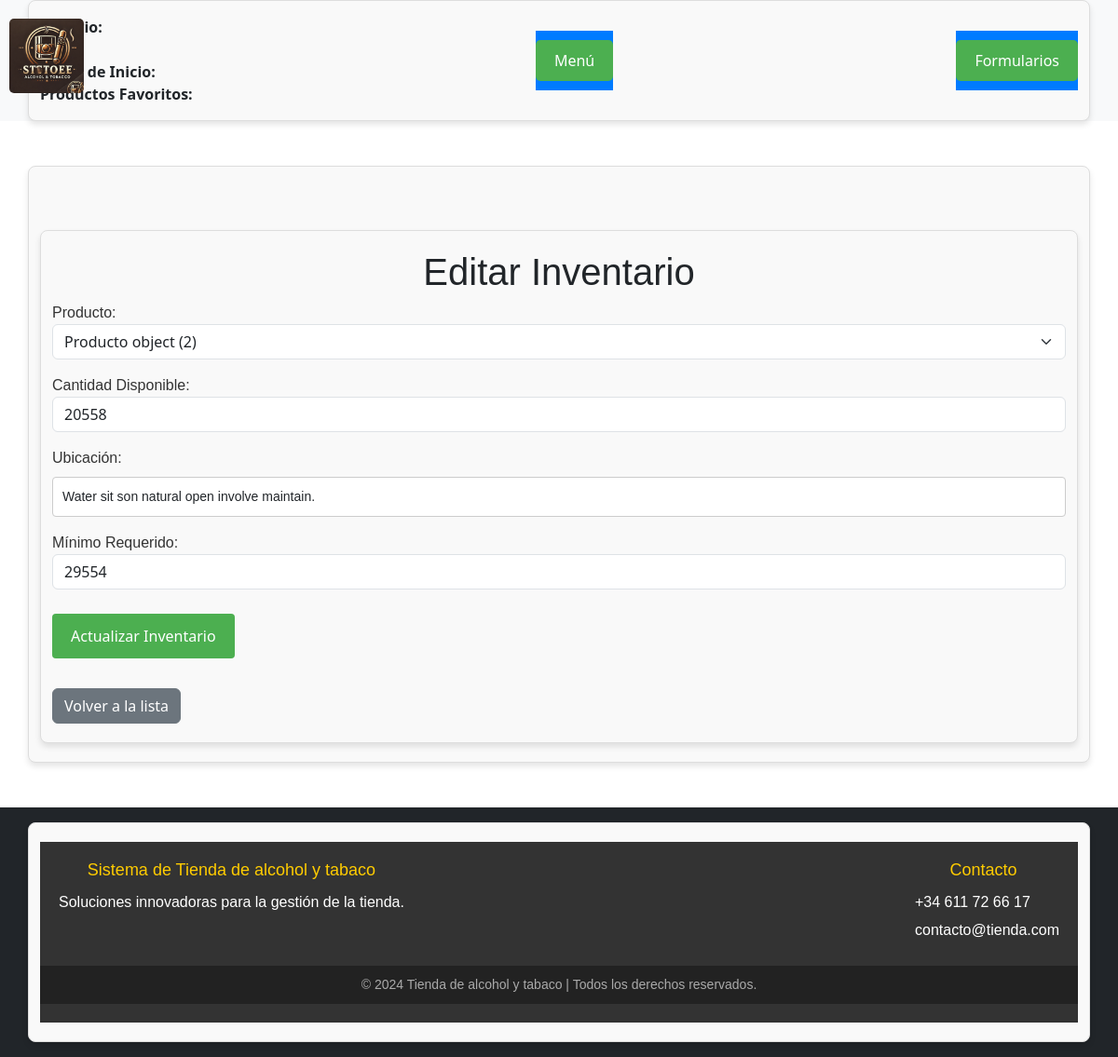
Screenshot of /inventarios/editar_inventario/1/ with the database file from the repository.
### tienda/models.py (models this page shows)
class Inventario(models.Model):
    producto = models.OneToOneField(Producto, on_delete=models.CASCADE)
    cantidad_disponible = models.IntegerField(verbose_name="Cantidad en inventario")
    ubicacion = models.CharField(max_length=100)
    minimo_requerido = models.IntegerField(default=0)
    fecha_actualizacion = models.DateField(auto_now=True)

### tienda/views.py (the view)
# urls.py: path('inventarios/editar_inventario/<int:pk>/', views.editar_inventario, name='editar_inventario'),
def editar_inventario(request, pk):
    inventario = get_object_or_404(Inventario, pk=pk)
    formulario = InventarioModelForm(request.POST or None, instance=inventario)
    if formulario.is_valid():
        formulario.save()
        return redirect('lista_inventarios')
    return render(request, 'formularios/editar_inventario.html', {'formulario': formulario, 'inventario': inventario})

### tienda/forms.py (shortened to what this page needs)
class InventarioModelForm(forms.ModelForm):
    class Meta:
        model = Inventario
        fields = ['producto', 'cantidad_disponible', 'ubicacion', 'minimo_requerido']
        labels = {
            'producto': 'Producto',
            'cantidad_disponible': 'Cantidad Disponible',
            'ubicacion': 'Ubicación',
            'minimo_requerido': 'Mínimo Requerido',
        }
        widgets = {
            'producto': forms.Select(attrs={'class': 'form-select'}),
            'cantidad_disponible': forms.NumberInput(attrs={'class': 'form-control'}),
            'ubicacion': forms.TextInput(attrs={'class': 'form-control', 'placeholder': 'Ubicación del producto'}),
            'minimo_requerido': forms.NumberInput(attrs={'class': 'form-control'}),
        }

### tienda/templates/formularios/editar_inventario.html (shortened to what this page needs)
{% extends 'principal.html' %}
{% block contenido %}
<div class="container mt-5">
    <h1>Editar Inventario</h1>
    <form method="post">
        {{ formulario.as_p }}
        <button type="submit" class="btn btn-success">Actualizar Inventario</button>
    </form>
    <a href="{% url 'lista_inventarios' %}" class="btn btn-secondary mt-3">Volver a la lista</a>
</div>
{% endblock %}

### tienda/static/css/estilos.css (style rules this page uses)
body { font-family: Arial, sans-serif; background-color: #f4f4f4; color: #333; margin: 0; padding: 0; display: flex; flex-direction: column; }
html, body { height: 100%; margin: 0; }
.container { max-width: 800px; margin: 20px auto; padding: 20px; background: white; border-radius: 8px; box-shadow: 0 0 10px rgba(0, 0, 0, 0.1); }
h1, h2, h3 { text-align: center; color: #007bff; margin-bottom: 20px; }
a, button { display: inline-block; text-decoration: none; background-color: #007bff; color: white; padding: 10px 15px; border-radius: 5px; transition: background-color 0.3s ease; text-align: center; }
input[type="text"], input[type="email"], textarea { width: 100%; padding: 10px; margin-bottom: 10px; border: 1px solid #ddd; border-radius: 4px; }
button { border: none; cursor: pointer; }

### tienda/static/css/formulario.css (style rules this page uses)
.container { max-width: 600px; margin: 0 auto; padding: 20px; border: 1px solid #ddd; border-radius: 8px; background-color: #f9f9f9; box-shadow: 0px 4px 6px rgba(0, 0, 0, 0.1); }
h1, label { font-family: Arial, sans-serif; color: #333; }
input[type="text"], input[type="email"], input[type="password"], select, textarea { width: 100%; padding: 10px; margin: 8px 0 16px 0; display: block; border: 1px solid #ccc; border-radius: 4px; font-size: 14px; font-family: Arial, sans-serif; box-sizing: border-box; }
button[type="submit"] { background-color: #4CAF50; color: white; border: none; padding: 12px 20px; text-align: center; font-size: 16px; border-radius: 4px; cursor: pointer; margin-top: 10px; }

### rows the page displays
Inventario: producto "Producto object (2)", cantidad_disponible "20558", ubicacion "Water sit son natural open involve maintain.", minimo_requerido "29554"
